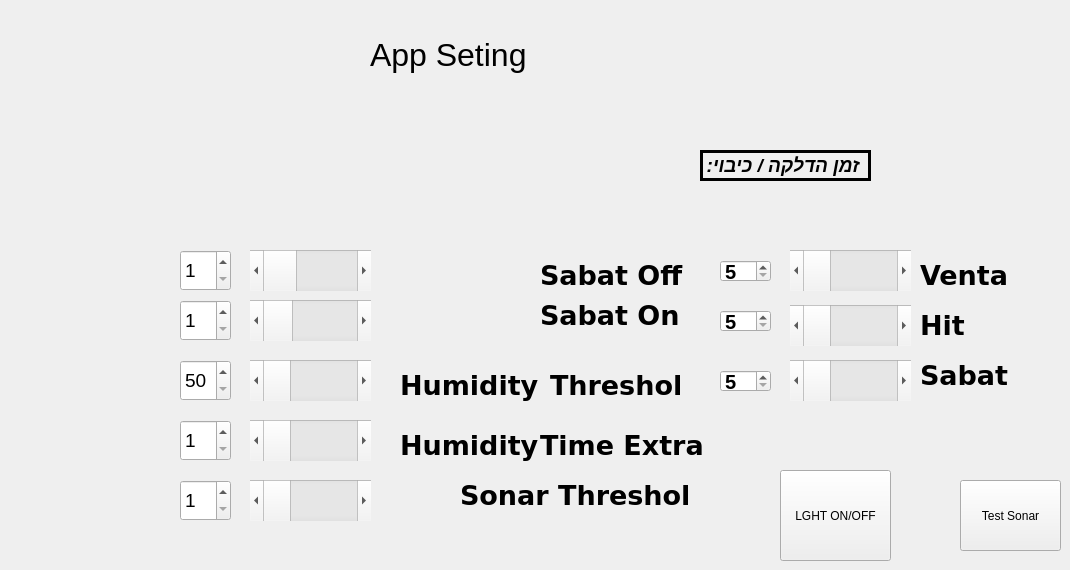
    <widget class="QWidget" name="tab_2">
     <attribute name="title">
      <string>Tab 2</string>
     </attribute>
     <widget class="QLabel" name="temp_label_8">
      <property name="geometry">
       <rect>
        <x>370</x>
        <y>30</y>
        <width>181</width>
        <height>51</height>
       </rect>
      </property>
      <property name="font">
       <font>
        <pointsize>24</pointsize>
       </font>
      </property>
      <property name="text">
       <string>&lt;html&gt;&lt;head/&gt;&lt;body&gt;&lt;p&gt;App Seting&lt;/p&gt;&lt;/body&gt;&lt;/html&gt;</string>
      </property>
     </widget>
     <widget class="QScrollBar" name="horizontalScrollBarHIT">
      <property name="geometry">
       <rect>
        <x>790</x>
        <y>305</y>
        <width>121</width>
        <height>41</height>
       </rect>
      </property>
      <property name="minimum">
       <number>5</number>
      </property>
      <property name="maximum">
       <number>30</number>
      </property>
      <property name="orientation">
       <enum>Qt::Horizontal</enum>
      </property>
     </widget>
     <widget class="QSpinBox" name="spinBoxTimeHit">
      <property name="geometry">
       <rect>
        <x>720</x>
        <y>310</y>
        <width>51</width>
        <height>22</height>
       </rect>
      </property>
      <property name="font">
       <font>
        <pointsize>15</pointsize>
        <bold>true</bold>
       </font>
      </property>
      <property name="minimum">
       <number>5</number>
      </property>
      <property name="maximum">
       <number>30</number>
      </property>
      <property name="singleStep">
       <number>5</number>
      </property>
     </widget>
     <widget class="QLabel" name="label">
      <property name="geometry">
       <rect>
        <x>700</x>
        <y>150</y>
        <width>171</width>
        <height>31</height>
       </rect>
      </property>
      <property name="font">
       <font>
        <pointsize>14</pointsize>
        <italic>true</italic>
        <bold>true</bold>
       </font>
      </property>
      <property name="frameShape">
       <enum>QFrame::Panel</enum>
      </property>
      <property name="lineWidth">
       <number>3</number>
      </property>
      <property name="text">
       <string> זמן הדלקה / כיבוי:</string>
      </property>
      <property name="textFormat">
       <enum>Qt::PlainText</enum>
      </property>
      <property name="alignment">
       <set>Qt::AlignCenter</set>
      </property>
     </widget>
     <widget class="QScrollBar" name="horizontalScrollBarSabat">
      <property name="geometry">
       <rect>
        <x>790</x>
        <y>360</y>
        <width>121</width>
        <height>41</height>
       </rect>
      </property>
      <property name="minimum">
       <number>5</number>
      </property>
      <property name="maximum">
       <number>30</number>
      </property>
      <property name="orientation">
       <enum>Qt::Horizontal</enum>
      </property>
     </widget>
     <widget class="QScrollBar" name="horizontalScrollBarVenta">
      <property name="geometry">
       <rect>
        <x>790</x>
        <y>250</y>
        <width>121</width>
        <height>41</height>
       </rect>
      </property>
      <property name="minimum">
       <number>5</number>
      </property>
      <property name="maximum">
       <number>30</number>
      </property>
      <property name="orientation">
       <enum>Qt::Horizontal</enum>
      </property>
     </widget>
     <widget class="QSpinBox" name="spinBoxTimeSabat">
      <property name="geometry">
       <rect>
        <x>720</x>
        <y>370</y>
        <width>51</width>
        <height>22</height>
       </rect>
      </property>
      <property name="font">
       <font>
        <pointsize>15</pointsize>
        <bold>true</bold>
       </font>
      </property>
      <property name="minimum">
       <number>5</number>
      </property>
      <property name="maximum">
       <number>30</number>
      </property>
      <property name="singleStep">
       <number>5</number>
      </property>
     </widget>
     <widget class="QSpinBox" name="spinBoxTimeVanta">
      <property name="geometry">
       <rect>
        <x>720</x>
        <y>260</y>
        <width>51</width>
        <height>22</height>
       </rect>
      </property>
      <property name="font">
       <font>
        <pointsize>15</pointsize>
        <bold>true</bold>
       </font>
      </property>
      <property name="minimum">
       <number>5</number>
      </property>
      <property name="maximum">
       <number>30</number>
      </property>
      <property name="singleStep">
       <number>5</number>
      </property>
     </widget>
     <widget class="QLabel" name="label_7">
      <property name="geometry">
       <rect>
        <x>920</x>
        <y>260</y>
        <width>131</width>
        <height>31</height>
       </rect>
      </property>
      <property name="font">
       <font>
        <family>DejaVu Sans</family>
        <pointsize>20</pointsize>
        <bold>true</bold>
       </font>
      </property>
      <property name="text">
       <string>Venta</string>
      </property>
     </widget>
     <widget class="QLabel" name="label_8">
      <property name="geometry">
       <rect>
        <x>920</x>
        <y>310</y>
        <width>131</width>
        <height>31</height>
       </rect>
      </property>
      <property name="font">
       <font>
        <family>DejaVu Sans</family>
        <pointsize>20</pointsize>
        <bold>true</bold>
       </font>
      </property>
      <property name="text">
       <string>Hit</string>
      </property>
     </widget>
     <widget class="QLabel" name="label_9">
      <property name="geometry">
       <rect>
        <x>920</x>
        <y>360</y>
        <width>131</width>
        <height>31</height>
       </rect>
      </property>
      <property name="font">
       <font>
        <family>DejaVu Sans</family>
        <pointsize>20</pointsize>
        <bold>true</bold>
       </font>
      </property>
      <property name="text">
       <string>Sabat</string>
      </property>
     </widget>
     <widget class="QLabel" name="label_10">
      <property name="geometry">
       <rect>
        <x>400</x>
        <y>370</y>
        <width>141</width>
        <height>31</height>
       </rect>
      </property>
      <property name="font">
       <font>
        <family>DejaVu Sans</family>
        <pointsize>20</pointsize>
        <bold>true</bold>
       </font>
      </property>
      <property name="text">
       <string>Humidity</string>
      </property>
     </widget>
     <widget class="QLabel" name="label_12">
      <property name="geometry">
       <rect>
        <x>550</x>
        <y>370</y>
        <width>131</width>
        <height>31</height>
       </rect>
      </property>
      <property name="font">
       <font>
        <family>DejaVu Sans</family>
        <pointsize>20</pointsize>
        <bold>true</bold>
       </font>
      </property>
      <property name="text">
       <string>Threshol</string>
      </property>
     </widget>
     <widget class="QPushButton" name="pushButtonLhigt">
      <property name="geometry">
       <rect>
        <x>780</x>
        <y>470</y>
        <width>111</width>
        <height>91</height>
       </rect>
      </property>
      <property name="text">
       <string>LGHT ON/OFF</string>
      </property>
     </widget>
     <widget class="QLabel" name="label_13">
      <property name="geometry">
       <rect>
        <x>540</x>
        <y>260</y>
        <width>161</width>
        <height>31</height>
       </rect>
      </property>
      <property name="font">
       <font>
        <family>DejaVu Sans</family>
        <pointsize>20</pointsize>
        <bold>true</bold>
       </font>
      </property>
      <property name="text">
       <string>Sabat Off</string>
      </property>
     </widget>
     <widget class="QLabel" name="label_14">
      <property name="geometry">
       <rect>
        <x>540</x>
        <y>300</y>
        <width>141</width>
        <height>31</height>
       </rect>
      </property>
      <property name="font">
       <font>
        <family>DejaVu Sans</family>
        <pointsize>20</pointsize>
        <bold>true</bold>
       </font>
      </property>
      <property name="text">
       <string>Sabat On</string>
      </property>
     </widget>
     <widget class="QSpinBox" name="spinBoxHumidity">
      <property name="geometry">
       <rect>
        <x>180</x>
        <y>360</y>
        <width>51</width>
        <height>41</height>
       </rect>
      </property>
      <property name="font">
       <font>
        <pointsize>14</pointsize>
       </font>
      </property>
      <property name="minimum">
       <number>50</number>
      </property>
     </widget>
     <widget class="QScrollBar" name="horizontalScrollBarHumidity">
      <property name="geometry">
       <rect>
        <x>250</x>
        <y>360</y>
        <width>121</width>
        <height>41</height>
       </rect>
      </property>
      <property name="minimum">
       <number>55</number>
      </property>
      <property name="maximum">
       <number>99</number>
      </property>
      <property name="orientation">
       <enum>Qt::Horizontal</enum>
      </property>
     </widget>
     <widget class="QSpinBox" name="spinBoxTimeAdd">
      <property name="geometry">
       <rect>
        <x>180</x>
        <y>420</y>
        <width>51</width>
        <height>41</height>
       </rect>
      </property>
      <property name="font">
       <font>
        <pointsize>14</pointsize>
       </font>
      </property>
      <property name="minimum">
       <number>1</number>
      </property>
      <property name="maximum">
       <number>30</number>
      </property>
     </widget>
     <widget class="QLabel" name="label_15">
      <property name="geometry">
       <rect>
        <x>400</x>
        <y>430</y>
        <width>141</width>
        <height>31</height>
       </rect>
      </property>
      <property name="font">
       <font>
        <family>DejaVu Sans</family>
        <pointsize>20</pointsize>
        <bold>true</bold>
       </font>
      </property>
      <property name="text">
       <string>Humidity</string>
      </property>
     </widget>
     <widget class="QLabel" name="label_16">
      <property name="geometry">
       <rect>
        <x>540</x>
        <y>430</y>
        <width>171</width>
        <height>31</height>
       </rect>
      </property>
      <property name="font">
       <font>
        <family>DejaVu Sans</family>
        <pointsize>20</pointsize>
        <bold>true</bold>
       </font>
      </property>
      <property name="text">
       <string>Time Extra</string>
      </property>
     </widget>
     <widget class="QScrollBar" name="horizontalScrollBarTimeAdd">
      <property name="geometry">
       <rect>
        <x>250</x>
        <y>420</y>
        <width>121</width>
        <height>41</height>
       </rect>
      </property>
      <property name="minimum">
       <number>5</number>
      </property>
      <property name="maximum">
       <number>30</number>
      </property>
      <property name="orientation">
       <enum>Qt::Horizontal</enum>
      </property>
     </widget>
     <widget class="QSpinBox" name="spinBoxSabatOff">
      <property name="geometry">
       <rect>
        <x>180</x>
        <y>250</y>
        <width>51</width>
        <height>41</height>
       </rect>
      </property>
      <property name="font">
       <font>
        <pointsize>14</pointsize>
       </font>
      </property>
      <property name="minimum">
       <number>1</number>
      </property>
      <property name="maximum">
       <number>24</number>
      </property>
     </widget>
     <widget class="QScrollBar" name="horizontalScrollBarSabatOff">
      <property name="geometry">
       <rect>
        <x>250</x>
        <y>250</y>
        <width>121</width>
        <height>41</height>
       </rect>
      </property>
      <property name="minimum">
       <number>5</number>
      </property>
      <property name="maximum">
       <number>24</number>
      </property>
      <property name="orientation">
       <enum>Qt::Horizontal</enum>
      </property>
     </widget>
     <widget class="QScrollBar" name="horizontalScrollBarSabaton">
      <property name="geometry">
       <rect>
        <x>250</x>
        <y>300</y>
        <width>121</width>
        <height>41</height>
       </rect>
      </property>
      <property name="minimum">
       <number>1</number>
      </property>
      <property name="maximum">
       <number>24</number>
      </property>
      <property name="orientation">
       <enum>Qt::Horizontal</enum>
      </property>
     </widget>
     <widget class="QSpinBox" name="spinBoxSabatOn">
      <property name="geometry">
       <rect>
        <x>180</x>
        <y>300</y>
        <width>51</width>
        <height>41</height>
       </rect>
      </property>
      <property name="font">
       <font>
        <pointsize>14</pointsize>
       </font>
      </property>
      <property name="minimum">
       <number>1</number>
      </property>
      <property name="maximum">
       <number>24</number>
      </property>
     </widget>
     <widget class="QPushButton" name="pushButton">
      <property name="geometry">
       <rect>
        <x>960</x>
        <y>480</y>
        <width>101</width>
        <height>71</height>
       </rect>
      </property>
      <property name="text">
       <string>Test Sonar</string>
      </property>
     </widget>
     <widget class="QScrollBar" name="horizontalScrollBarSonar">
      <property name="geometry">
       <rect>
        <x>250</x>
        <y>480</y>
        <width>121</width>
        <height>41</height>
       </rect>
      </property>
      <property name="minimum">
       <number>1</number>
      </property>
      <property name="maximum">
       <number>200</number>
      </property>
      <property name="orientation">
       <enum>Qt::Horizontal</enum>
      </property>
     </widget>
     <widget class="QSpinBox" name="spinBoxSabatOnSonar">
      <property name="geometry">
       <rect>
        <x>180</x>
        <y>480</y>
        <width>51</width>
        <height>41</height>
       </rect>
      </property>
      <property name="font">
       <font>
        <pointsize>14</pointsize>
       </font>
      </property>
      <property name="minimum">
       <number>1</number>
      </property>
      <property name="maximum">
       <number>200</number>
      </property>
     </widget>
     <widget class="QLabel" name="label_17">
      <property name="geometry">
       <rect>
        <x>460</x>
        <y>480</y>
        <width>241</width>
        <height>31</height>
       </rect>
      </property>
      <property name="font">
       <font>
        <family>DejaVu Sans</family>
        <pointsize>20</pointsize>
        <bold>true</bold>
       </font>
      </property>
      <property name="text">
       <string>Sonar Threshol</string>
      </property>
     </widget>
    </widget>
